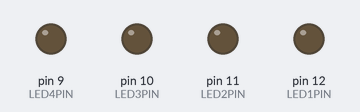
Bench run of a sketch on a simulated Arduino Uno, built with avr-gcc and run on an emulated ATmega328P. On the bench: output pins drawn as LEDs (lit = HIGH).

Above: at 0.12 s.
At 0.87 s:
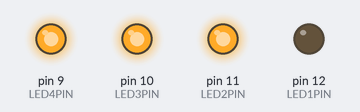
At 1.37 s:
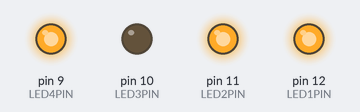
At 1.87 s:
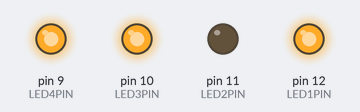
At 3.12 s:
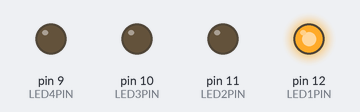
At 4.37 s:
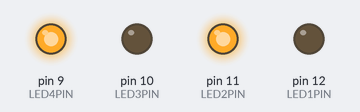
Timing chart, 0 to 4.7 s (numbered marks = the images above):
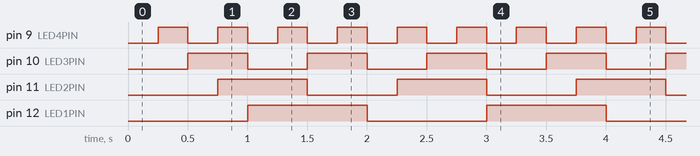

Measured:
- by itself, pin 9 (LED4PIN): alternates HIGH for 0.25 s and LOW for 0.25 s
- by itself, pin 10 (LED3PIN): alternates HIGH for 0.50 s and LOW for 0.50 s
- by itself, pin 11 (LED2PIN): alternates HIGH for 0.75 s and LOW for 0.75 s
- by itself, pin 12 (LED1PIN): alternates HIGH for 1.0 s and LOW for 1.0 s

The sketch:

LED_NoDelay.ino
```cpp
// LED 1
#define LED1PIN 12
unsigned long previousTimeLED1Blink = 0;
unsigned long LED1BlinkDelay = 1000;
byte LED1State =LOW;

//LED 2
#define LED2PIN 11
unsigned long previousTimeLED2Blink = 0;
unsigned long LED2BlinkDelay = 750;
byte LED2State =LOW;

//LED 3
#define LED3PIN 10
unsigned long previousTimeLED3Blink = 0;
unsigned long LED3BlinkDelay = 500;
byte LED3State =LOW;

//LED 4
#define LED4PIN 9
unsigned long previousTimeLED4Blink = 0;
unsigned long LED4BlinkDelay = 250;
byte LED4State =LOW;

void setup() {
  pinMode(LED1PIN, OUTPUT);
  pinMode(LED2PIN, OUTPUT);
  pinMode(LED3PIN, OUTPUT);
  pinMode(LED4PIN, OUTPUT);
}

void loop() {
  unsigned long timeNow = millis();

  //LED 1
  if (timeNow - previousTimeLED1Blink > LED1BlinkDelay) {
    //action
    previousTimeLED1Blink += LED1BlinkDelay;
    if (LED1State == HIGH) {
      LED1State = LOW;
    }else {
      LED1State = HIGH;
    }
  }
  digitalWrite(LED1PIN, LED1State);

  //LED 2
  if(timeNow -previousTimeLED2Blink > LED2BlinkDelay) {
    //action
    previousTimeLED2Blink += LED2BlinkDelay;
    if (LED2State == HIGH) {
      LED2State = LOW;
    }else {
      LED2State = HIGH;
    }
  }
  digitalWrite(LED2PIN, LED2State);

  //LED 3
    if(timeNow -previousTimeLED3Blink > LED3BlinkDelay) {
      //action
      previousTimeLED3Blink += LED3BlinkDelay;
      if (LED3State == HIGH) {
        LED3State = LOW;
      }else {
        LED3State = HIGH;
      }
    }
    digitalWrite(LED3PIN, LED3State);

  //LED 4
    if(timeNow -previousTimeLED4Blink > LED4BlinkDelay) {
      //action
      previousTimeLED4Blink += LED4BlinkDelay;
      if (LED4State == HIGH) {
        LED4State = LOW;
      }else {
        LED4State = HIGH;
      }
    }
    digitalWrite(LED4PIN, LED4State);
}
```
